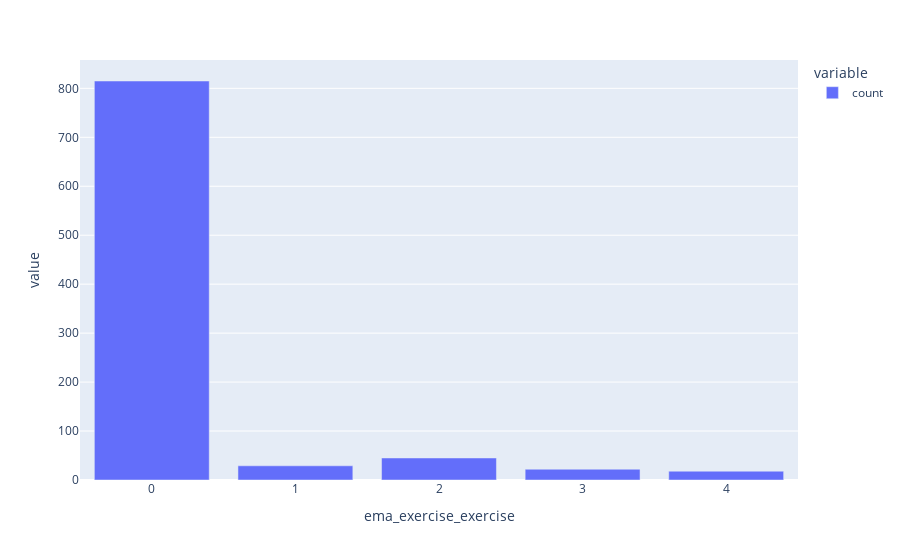

Notebook code cell kept with this figure:
### Code cell
# Total Calls Distribution
px.bar(df.ema_exercise_exercise.value_counts())

### Figure 1 — Plotly figure (JSON) as saved in the notebook; plotly's stock layout.template omitted (floating-point values rounded to 4 significant figures)
{"data": [{"hovertemplate": "variable=count<br>ema_exercise_exercise=%{x}<br>value=%{y}<extra></extra>", "legendgroup": "count", "marker": {"color": "#636efa", "pattern": {"shape": ""}}, "name": "count", "orientation": "v", "showlegend": true, "textposition": "auto", "type": "bar", "x": [0.0, 2.0, 1.0, 3.0, 4.0], "xaxis": "x", "y": [815, 45, 29, 22, 18], "yaxis": "y"}], "layout": {"barmode": "relative", "legend": {"title": {"text": "variable"}, "tracegroupgap": 0}, "margin": {"t": 60}, "xaxis": {"anchor": "y", "domain": [0, 1], "title": {"text": "ema_exercise_exercise"}}, "yaxis": {"anchor": "x", "domain": [0, 1], "title": {"text": "value"}}}}
